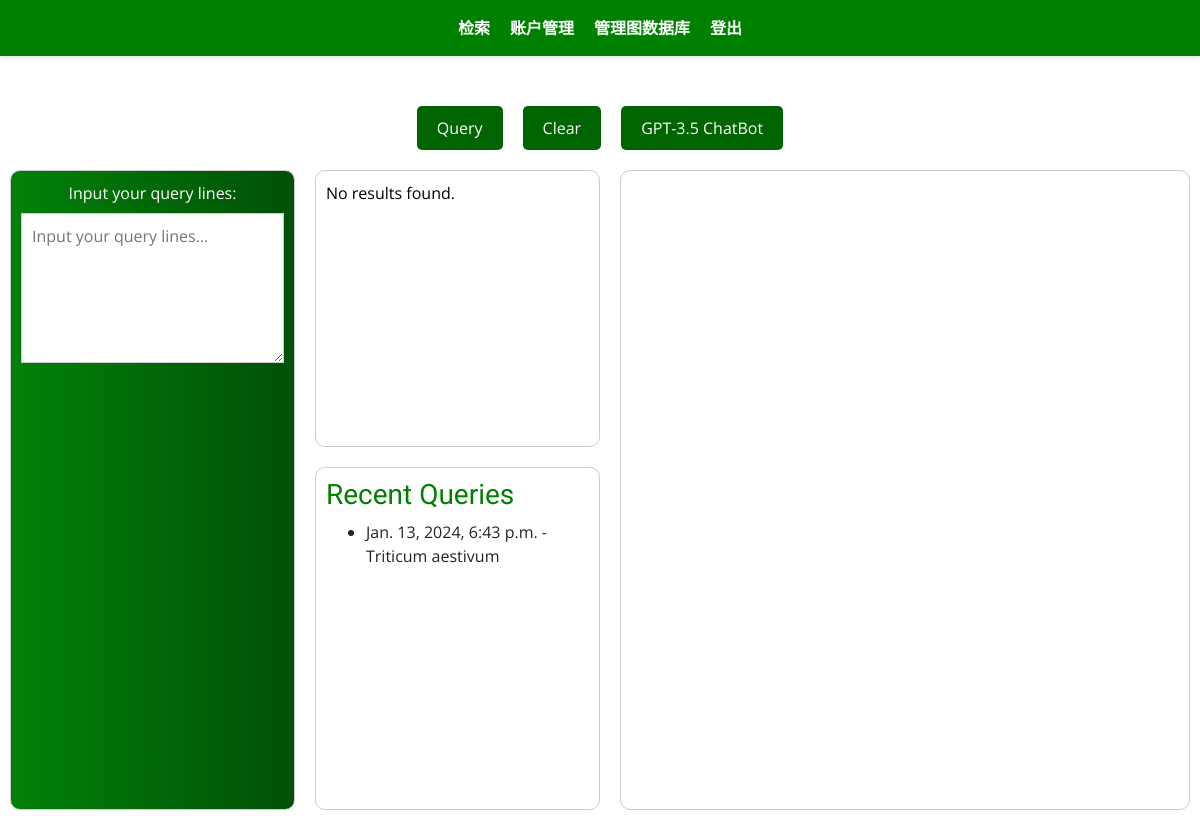
The page /query/ (signed in) on the database as committed earlier.
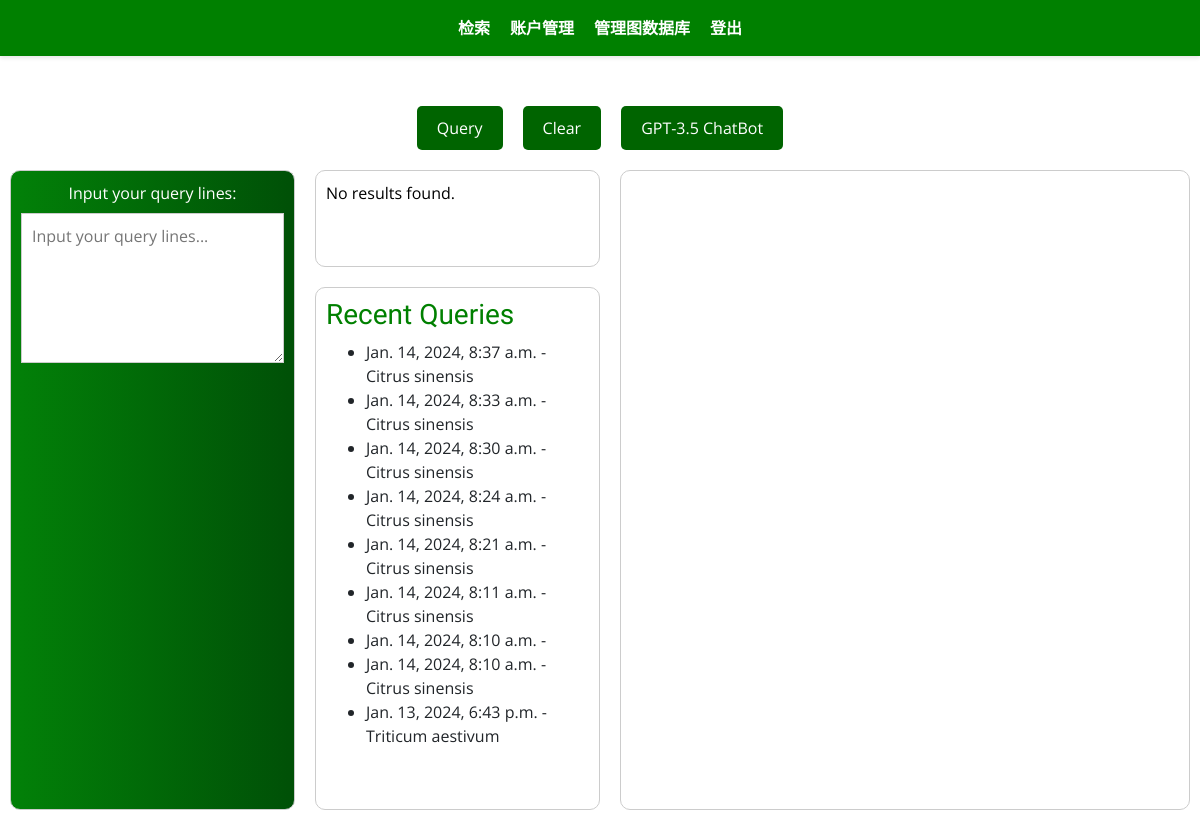
The same page on the database as committed later.
### query/models.py (models this page shows, shortened)
class QueryHistory(models.Model):
    user = models.ForeignKey(
        User, on_delete=models.CASCADE, related_name="query_histories"
    )
    query_content = models.TextField()
    timestamp = models.DateTimeField(default=timezone.now)

### query/views.py (the view, shortened to what this page needs)
# urls.py: path("", QueryView.as_view(), name="query-page"),
class QueryView(LoginRequiredMixin, View):
    template_name = "query/main_query.html"
    def get(self, request, *args, **kwargs):
        context = {
            "recent_queries": QueryHistory.objects.filter(
                user=self.request.user
            ).order_by("-timestamp")[:10],
        }
        return render(request, "query/main_query.html", context)

### accounts/templatetags/custom_tags.py (called while the page is built)
@register.filter(name="has_group")
def has_group(user, group_name):
    return user.groups.filter(name=group_name).exists()

### query/templates/query/main_query.html (shortened to what this page needs)
{% extends "base.html" %}
{% load static %}
{% block css_files %}
    <link rel="stylesheet" href="{% static "query/main_query.css" %}">
    <link rel="stylesheet" href="https://stackpath.bootstrapcdn.com/bootstrap/4.5.2/css/bootstrap.min.css">
    <link rel="stylesheet" href="{% static 'css/app.css' %}">
{% endblock %}
{% block content %}
    <section id="content">
        <div id="buttons-container">
            <button type="button" class="button" id="query-button">Query</button>
            <button class="button" id="clear-button">Clear</button>
            <button class="button" id="chatbot-button">GPT-3.5 ChatBot</button>
        </div>
        <div id="container-for-boxes">
            <div id="input-box">
                <form method="post" action="{% url 'query-page' %}">
                    <label for="query-input" style="color: white;">Input your query lines:</label>
                    <textarea id="query-input" name="search_query" placeholder="Input your query lines..."></textarea>
                </form>
            </div>
            <div id="output-box">
                    {% if search_results %}
                        <div id="answer-output">
                            {% with sr=search_results %}
                                {% if sr.family_name %}<p>Family Name: {{ sr.family_name }}</p>{% endif %}
                                {% if sr.genus_name %}<p>Genus Name: {{ sr.genus_name }}</p>{% endif %}
                                {% if sr.binomial %}<p>Binomial: {{ sr.binomial }}</p>{% endif %}
                                {% if sr.en_name %}<p>English Name: {{ sr.en_name }}</p>{% endif %}
                                {% if sr.en_common_names %}
                                    <p>English Common Names:</p>
                                    <ul>{% for name in sr.en_common_names %}<li>{{ name }}</li>{% endfor %}</ul>
                                {% endif %}
                                {% if sr.cn_name %}<p>Chinese Name: {{ sr.cn_name }}</p>{% endif %}
                                {% if sr.cn_common_names %}
                                    <p>Chinese Common Names:</p>
                                    <ul>{% for name in sr.cn_common_names %}<li>{{ name }}</li>{% endfor %}</ul>
                                {% endif %}
                                {% if sr.diseases_and_pathogen %}
                                    <p>Diseases and Pathogens:</p>
                                    <ul>
                                        {% for item in sr.diseases_and_pathogen %}
                                            <li>{{ item.disease }}: {{ item.pathogen }}</li>
                                        {% endfor %}
                                    </ul>
                                {% endif %}
                                {% if sr.suit_humidity %}<p>Suitable Humidity: {{ sr.suit_humidity }}</p>{% endif %}
                                {% if sr.suit_temperature %}<p>Suitable Temperature: {{ sr.suit_temperature }}</p>{% endif %}
                                {% if sr.key_stages %}
                                    <p>Key Stages:</p>
                                    <ul>{% for stage in sr.key_stages %}<li>{{ stage }}</li>{% endfor %}</ul>
                                {% endif %}
                                {% if sr.suit_soil %}<p>Suitable Soil: {{ sr.suit_soil }}</p>{% endif %}
                                {% if sr.caution %}<p>Caution: {{ sr.caution }}</p>{% endif %}
                            {% endwith %}
                        </div>
                    {% else %}
                        <p>No results found.</p>
                    {% endif %}
            </div>
            <div id="recent-queries-box">
                <h3>Recent Queries</h3>
                <ul>
                    {% for query in recent_queries %}
                        <li> {{ query.timestamp }} - {{ query.query_content }}</li>
                    {% empty %}
                        <li>No recent queries.</li>
                    {% endfor %}
                </ul>
            </div>
            <div id="graph-box">
                <div id="graph-output">
                </div>
            </div>
        </div>
    </section>
{% endblock %}

### templates/base.html (shortened to what this page needs)
{% load static %}
{% load custom_tags %}
<!DOCTYPE html>
<html lang="en">
<head>
    {% block css_files %}{% endblock %}
</head>
<body>
        <header>
            <nav class="main-navigation">
                <ul>
                    <li><a href="{% url 'query-page' %}">检索</a></li>
                    <li><a href="{% url 'profile' %}">账户管理</a></li>
                    {% if request.user|has_group:"neo4j_manager" %}
                        <li><a href="{% url 'neo4j-manage' %}">管理图数据库</a></li>
                    {% endif %}
                    {% if request.user.is_authenticated %}
                        <li><a href="{% url 'logout' %}" id="logout-link">登出</a></li>
                    {% endif %}
                </ul>
            </nav>
        </header>
        <main>
            {% block content %}
            {% endblock %}
        </main>
</body>
</html>

### query/static/query/main_query.css (style rules this page uses)
body, textarea { font-family: 'Open Sans', sans-serif; }
#content { display: flex; flex-direction: column; align-items: center; padding: 10px; }
#buttons-container { margin-bottom: 20px; width: 100%; display: flex; justify-content: center; }
.button { padding: 10px 20px; margin: 0 10px; cursor: pointer; background-color: #006400; color: white; border: none; border-radius: 5px; }
#container-for-boxes { grid-template-columns: 1fr 1fr 2fr; grid-gap: 20px; width: 100%; height: 80vh; margin: auto; display: grid; }
#input-box, #output-box, #recent-queries-box, #graph-box { padding: 10px; border: 1px solid #ccc; background-color: white; border-radius: 10px; width: 100%; }
#input-box { grid-column: 1; grid-row: 1 / 3; background-image: linear-gradient(to right, #028108, #005007); }
#output-box, #recent-queries-box { overflow: auto; }
#output-box { grid-column: 2; grid-row: 1; text-align: left; }
#recent-queries-box { grid-column: 2; grid-row: 2; text-align: left; }
#graph-box { grid-column: 3; grid-row: 1 / 3; }
#graph-output { width: 100%; height: 100%; }
textarea { width: 100%; height: 150px; border: 1px solid #ccc; padding: 10px; box-sizing: border-box; }

### static/css/app.css (style rules this page uses)
* { box-sizing: border-box; }
button { background-color: #008000; color: #FFFFFF; padding: 10px 20px; border: none; border-radius: 5px; cursor: pointer; }
html { font-family: 'Open Sans', sans-serif; }
body { margin: 0; font-family: 'Open Sans', Arial, sans-serif; }
h1, h2, h3 { font-family: 'Kalnia', Arial, sans-serif; color: #008000; }
.main-navigation { width: 100%; background-color: #008000; padding: 1rem 0; box-shadow: 0 2px 4px rgba(0, 0, 0, 0.1); position: fixed; top: 0; left: 0; z-index: 1000; }
.main-navigation ul { list-style: none; padding: 0; margin: 0; display: flex; justify-content: center; align-items: center; }
.main-navigation ul li { margin: 0 10px; }
.main-navigation a { text-decoration: none; color: white; font-weight: bold; }
main { padding-top: 6rem; text-align: center; }
p { color: black; }

Rows that differ between the two databases and show on the page:
added QueryHistory: timestamp "Jan. 14, 2024, 8:37 a.m.", query_content "Citrus sinensis"
added QueryHistory: timestamp "Jan. 14, 2024, 8:33 a.m.", query_content "Citrus sinensis"
added QueryHistory: timestamp "Jan. 14, 2024, 8:30 a.m.", query_content "Citrus sinensis"
added QueryHistory: timestamp "Jan. 14, 2024, 8:24 a.m.", query_content "Citrus sinensis"
added QueryHistory: timestamp "Jan. 14, 2024, 8:21 a.m.", query_content "Citrus sinensis"
added QueryHistory: timestamp "Jan. 14, 2024, 8:11 a.m.", query_content "Citrus sinensis"
added QueryHistory: timestamp "Jan. 14, 2024, 8:10 a.m."
added QueryHistory: timestamp "Jan. 14, 2024, 8:10 a.m.", query_content "Citrus sinensis"
